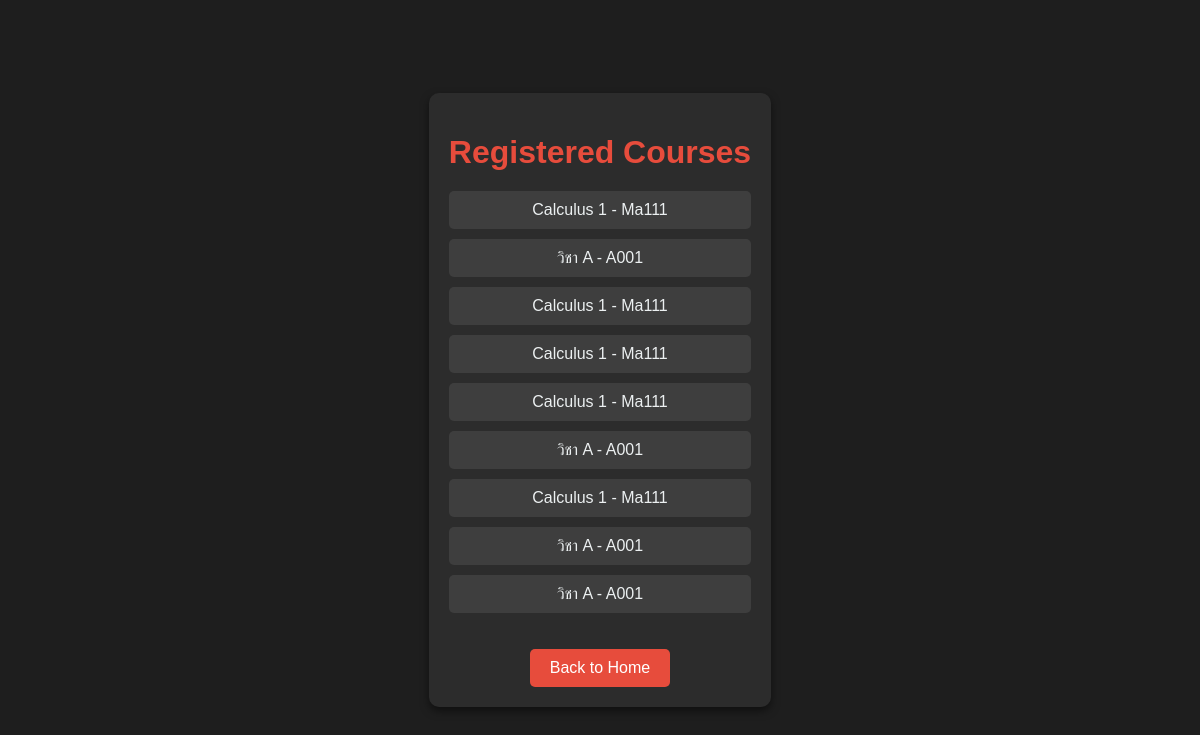
/subject_alreadysign/registered-courses/ (signed in), run on the app's committed database.
### course_selection/models.py (models this page shows, shortened)
class CourseRegistration(models.Model):
    user = models.ForeignKey(User, on_delete=models.CASCADE, related_name='course_selection_user_registrations')
    course = models.ForeignKey(Course, on_delete=models.CASCADE, related_name='course_selection_registrations')
    registration_date = models.DateTimeField(auto_now_add=True)

### courses/models.py (models this page shows, shortened)
class Course(models.Model):
    course_name = models.CharField(max_length=100)
    course_code = models.CharField(max_length=20)
    semester = models.CharField(max_length=20)
    academic_year = models.CharField(max_length=20)
    max_capacity = models.IntegerField()
    enrollment_status = models.BooleanField(default=True)

### subject_alreadysign/views.py (the view)
# urls.py: path('registered-courses/', views.registered_courses, name='registered_courses'),
def registered_courses(request):
    if request.user.is_authenticated:
        registrations = CourseRegistration.objects.filter(user=request.user)
        context = {
            'registrations': registrations
        }
        return render(request, 'subject_alreadysign/subject_sign.html', context)
    else:
        return render(request, 'login.html')  # เปลี่ยนเส้นทางถ้าผู้ใช้ไม่ได้ล็อกอิน

### subject_alreadysign/templates/subject_alreadysign/subject_sign.html (shortened to what this page needs)
<!DOCTYPE html>
<html lang="en">
<head>
</head>
<body>
    <div class="container">
        <h1>Registered Courses</h1>
        <ul>
            {% if registrations %}
                {% for registration in registrations %}
                    <li>
                        {{ registration.course.course_name }} - {{ registration.course.course_code }}
                    </li>
                {% endfor %}
            {% else %}
                <li class="no-courses">No courses registered.</li>
            {% endif %}
        </ul>
        <a href="{% url 'home' %}">Back to Home</a>
    </div>
</body>
</html>

### subject_alreadysign/templates/subject_alreadysign/subject_sign.html (style rules this page uses)
body { font-family: 'Arial', sans-serif; background-color: #1e1e1e; margin: 0; padding: 0; color: #ecf0f1; display: flex; justify-content: center; align-items: center; min-height: 100vh; }
.container { max-width: 600px; padding: 20px; background-color: #2c2c2c; border-radius: 10px; box-shadow: 0 4px 8px rgba(0, 0, 0, 0.5); text-align: center; }
h1 { color: #e74c3c; margin-bottom: 20px; }
ul { list-style-type: none; padding: 0; }
li { background-color: #3e3e3e; padding: 10px; margin-bottom: 10px; border-radius: 5px; color: #ecf0f1; }
a { display: inline-block; padding: 10px 20px; background-color: #e74c3c; color: white; text-decoration: none; border-radius: 5px; margin-top: 20px; transition: background-color 0.3s ease; }

### data on the page
CourseRegistration: course.course_name "Calculus 1", course.course_code "Ma111"
CourseRegistration: course.course_name "วิชา A", course.course_code "A001"
CourseRegistration: course.course_name "Calculus 1", course.course_code "Ma111"
CourseRegistration: course.course_name "Calculus 1", course.course_code "Ma111"
CourseRegistration: course.course_name "Calculus 1", course.course_code "Ma111"
CourseRegistration: course.course_name "วิชา A", course.course_code "A001"
CourseRegistration: course.course_name "Calculus 1", course.course_code "Ma111"
CourseRegistration: course.course_name "วิชา A", course.course_code "A001"
CourseRegistration: course.course_name "วิชา A", course.course_code "A001"
